Frame 1 (no input): blank canvas, image omitted
Frame 60 (the mouse pressed at the canvas centre just before this capture): blank canvas, image omitted
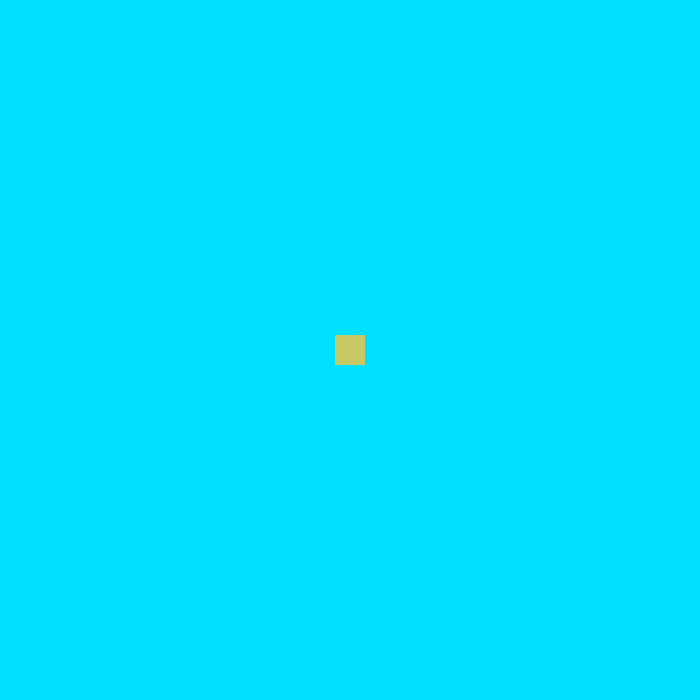
Frame 120 (the mouse held since frame 60 and released just before this capture)

The Processing sketch whose frames 1 and 60 were blank and that drew this single picture after the mouse press (run headless with seeded random() and noise(); from frame 60 on, the mouse is pressed at the canvas centre):

// Processing sketch: sketch_060317
// ── sketch_060317.pde
Sponge spon;
ArrayList<Stain> s;
void setup(){
  size(700,700);
  background(0,225,255);
  spon=new Sponge(random(0,width),random(0,height));
  s=new ArrayList<Stain>();
  
}

void draw(){
  background(0,225,255);
  
  for(Stain s1:s){
    spon.adsorb(s1);
    s1.run();
    if(spon.adsorb(s1)){
      s1.delete();
    }
  }
  
  spon.run();
}

void keyPressed(){
  if(key == 'S' || key == 's'){
    s.add(new Stain());
  }
  
  if(key == 'R' || key == 'r'){
    spon=new Sponge(random(0,width),random(0,height));
  }
}

// ── Sponge.pde
class Sponge{
  float x,y,L;
  color c;
  
  Sponge(float x, float y){
    this.x=x;
    this.y=y;
    this.L=30;
    this.c=color(200,200,100);
  }
  
  void display(){
    noStroke();
    fill(c);
    rectMode(CENTER);
    rect(x,y,L,L);
  }
  
  void move(){
    x=mouseX;
    y=mouseY;
  }
  
  boolean adsorb(Stain s){
    if(dist(s.x,s.y,x,y)<L/2){
    L+=(s.d)/2;
    
    float r,g,b;
    r=(red(s.c)+red(c))/2;
    g=(green(s.c)+green(c))/2;
    b=(blue(s.c)+blue(c))/2;
    
    c=color(r,g,b);
    
    return true;
    }
    return false;
  }
  
  void run(){
    move();
    display();
  }
}

// ── Stain.pde
class Stain{
  float x,y,d;
  color c;
  
  Stain(){
    this.x=random(50,650);
    this.y=-30;
    this.d=random(10,50);
    this.c=color(random(0,255),random(0,255),random(0,255));
  }
  
  void display(){
    noStroke();
    fill(c);
    ellipse(x,y,d,d);
  }
  
  void move(){
    x+=random(-1,1);
    y+=random(0,4);
  }
  
  void delete(){
    x-=width*2;
    y = height;
  }
  
  void run(){
    move();
    display();
  }
}
